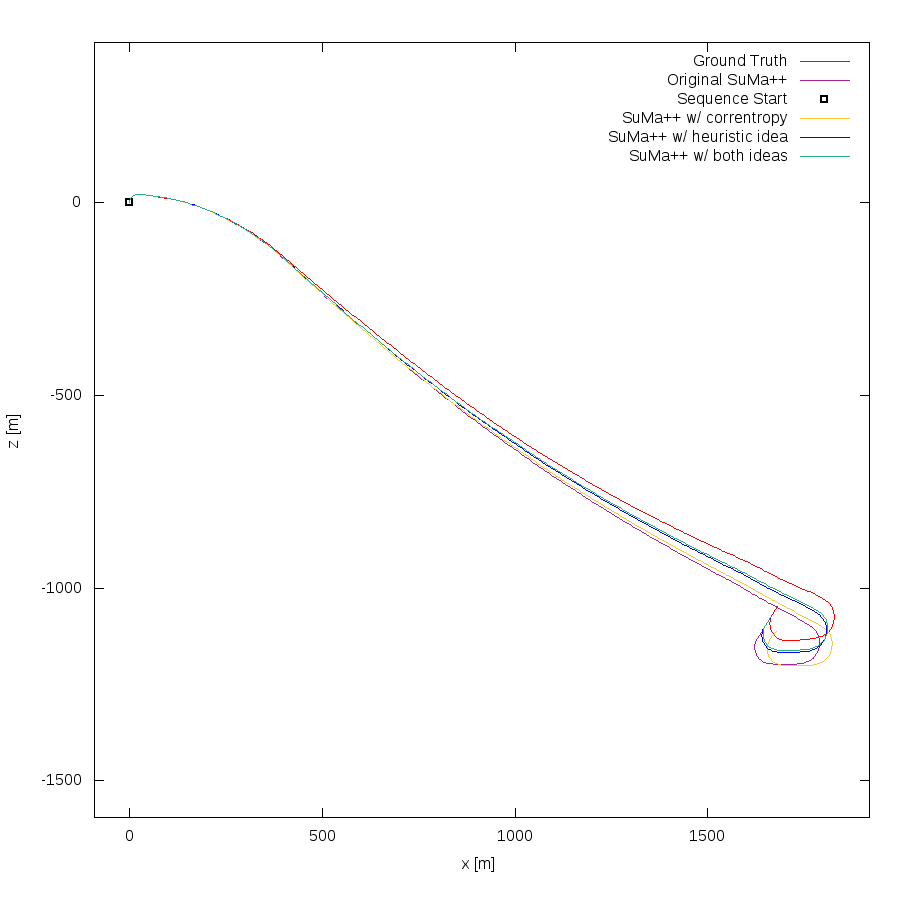

Generate this figure with gnuplot:
set term png size 900,900
set output "01.png"
set size ratio -1
set xrange [-91:1919]
set yrange [-1595:415]
set xlabel "x [m]"
set ylabel "z [m]"
plot "01.txt" using 1:2 lc rgb "#FF0000" title 'Ground Truth' w lines,"01.txt" using 3:4 lc rgb "#a82296" title 'Original SuMa++' w lines,"< head -1 01.txt" using 1:2 lc rgb "#000000" pt 4 ps 1 lw 2 title 'Sequence Start' w points, \
"01_c.txt" using 3:4 lc rgb "#df8c932" title 'SuMa++ w/ correntropy' w lines, \
"01_l.txt" using 3:4 lc rgb "#0000FF" title 'SuMa++ w/ heuristic idea' w lines, \
"01_b.txt" using 3:4 lc rgb "#27ad81" title 'SuMa++ w/ both ideas' w lines
